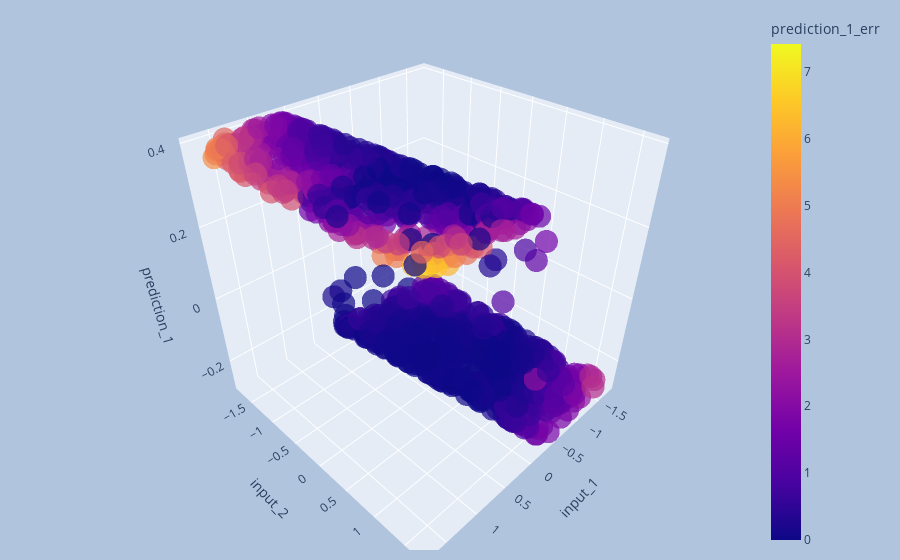
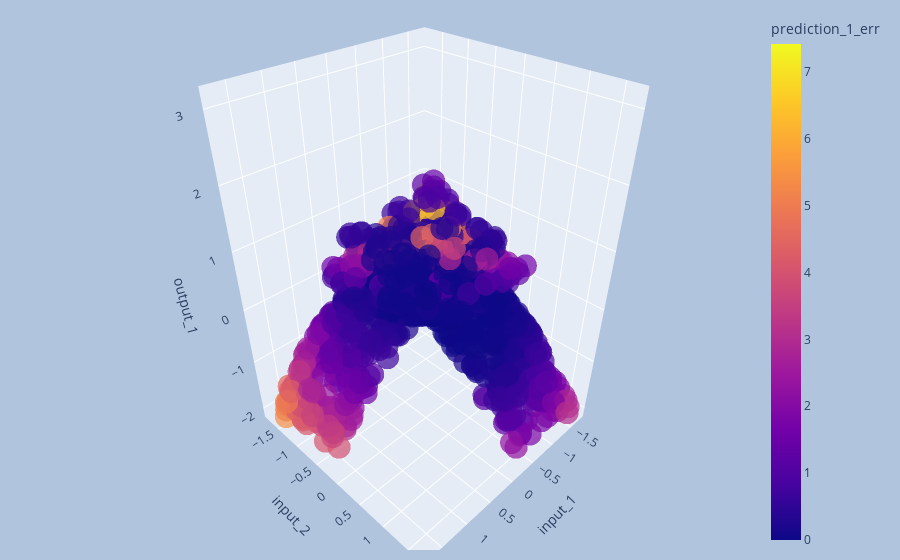

Notebook source saved alongside these figures, in order:
### Code cell
for i in range(1, TR_OUTPUT + 1):
    interactive_3d_plot(tr_df_normalized, 'input_1', 'input_2', 'prediction_' + str(i), 'prediction_' +str(i) + '_err').show()
    interactive_3d_plot(tr_df_normalized, 'input_1', 'input_2', 'output_' + str(i), 'prediction_' +str(i) + '_err').show()

### Figure 1 — Plotly figure (JSON) as saved in the notebook; plotly's stock layout.template omitted (floating-point values rounded to 4 significant figures; data arrays with more than 128 entries replaced by an {"elided": "..."} marker saying what was removed)
{"data": [{"hovertemplate": "input_1=%{x}<br>input_2=%{y}<br>prediction_1=%{z}<br>prediction_1_err=%{marker.color}<extra></extra>", "legendgroup": "", "marker": {"color": {"elided": "1000 float values"}, "coloraxis": "coloraxis", "opacity": 0.7, "symbol": "circle"}, "mode": "markers", "name": "", "scene": "scene", "showlegend": false, "type": "scatter3d", "x": {"elided": "1000 float values"}, "y": {"elided": "1000 float values"}, "z": {"elided": "1000 float values"}}], "layout": {"coloraxis": {"colorbar": {"title": {"text": "prediction_1_err"}}, "colorscale": [[0, "#0d0887"], [0.1111, "#46039f"], [0.2222, "#7201a8"], [0.3333, "#9c179e"], [0.4444, "#bd3786"], [0.5556, "#d8576b"], [0.6667, "#ed7953"], [0.7778, "#fb9f3a"], [0.8889, "#fdca26"], [1, "#f0f921"]]}, "legend": {"tracegroupgap": 0}, "margin": {"b": 10, "l": 100, "r": 100, "t": 10}, "paper_bgcolor": "LightSteelBlue", "scene": {"domain": {"x": [0, 1], "y": [0, 1]}, "xaxis": {"title": {"text": "input_1"}}, "yaxis": {"title": {"text": "input_2"}}, "zaxis": {"title": {"text": "prediction_1"}}}}}

### Figure 2 — Plotly figure (JSON) as saved in the notebook; plotly's stock layout.template omitted (floating-point values rounded to 4 significant figures; data arrays with more than 128 entries replaced by an {"elided": "..."} marker saying what was removed)
{"data": [{"hovertemplate": "input_1=%{x}<br>input_2=%{y}<br>output_1=%{z}<br>prediction_1_err=%{marker.color}<extra></extra>", "legendgroup": "", "marker": {"color": {"elided": "1000 float values"}, "coloraxis": "coloraxis", "opacity": 0.7, "symbol": "circle"}, "mode": "markers", "name": "", "scene": "scene", "showlegend": false, "type": "scatter3d", "x": {"elided": "1000 float values"}, "y": {"elided": "1000 float values"}, "z": {"elided": "1000 float values"}}], "layout": {"coloraxis": {"colorbar": {"title": {"text": "prediction_1_err"}}, "colorscale": [[0, "#0d0887"], [0.1111, "#46039f"], [0.2222, "#7201a8"], [0.3333, "#9c179e"], [0.4444, "#bd3786"], [0.5556, "#d8576b"], [0.6667, "#ed7953"], [0.7778, "#fb9f3a"], [0.8889, "#fdca26"], [1, "#f0f921"]]}, "legend": {"tracegroupgap": 0}, "margin": {"b": 10, "l": 100, "r": 100, "t": 10}, "paper_bgcolor": "LightSteelBlue", "scene": {"domain": {"x": [0, 1], "y": [0, 1]}, "xaxis": {"title": {"text": "input_1"}}, "yaxis": {"title": {"text": "input_2"}}, "zaxis": {"title": {"text": "output_1"}}}}}
